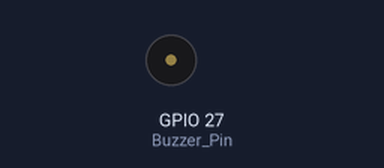
Bench run of a sketch on a simulated ESP32. On the bench: buzzer (waves = sounding).

Above: at 0.2 s.
At 1.25 s:
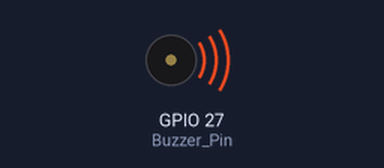
Timing chart, 0 to 2.9 s (numbered marks = the images above):
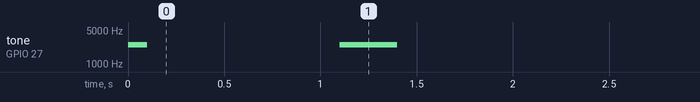

Measured:
- by itself, tone on GPIO 27 (Buzzer_Pin): silent → 2500 Hz at 0.00 s, → silent 0.10 s later, → 2500 Hz 1.0 s later, → silent 0.30 s later

The sketch:

Buzzer_Control.ino
```cpp
#include "Buzzer.h" // 引用蜂鸣器驱动库

// 按键控制例程

void setup(){
    Buzzer_init(); // 初始化蜂鸣器驱动库
}

bool start_en = true;
void loop(){
  if(start_en){
    setBuzzer(100); // 设置蜂鸣器响100毫秒
    delay(1000);  // 延时1000毫秒
    setBuzzer(300); // 设置蜂鸣器响300毫秒
    delay(1000);
    start_en = false;
  }
  else{
    delay(500); // 延时500毫秒
  }
}
```

Buzzer.cpp
```cpp
#include "Buzzer.h"

int Buzzer_freq = 2500;   // 频率
int Buzzer_channel = 5;   // 通道
int Buzzer_resolution = 10;   // 分辨率
const int Buzzer_Pin = 27; // 引脚

void Buzzer_init(){
    ledcSetup(Buzzer_channel,Buzzer_freq,Buzzer_resolution);
    ledcAttachPin(Buzzer_Pin, Buzzer_channel);
}

void Buzzer_on(){
    ledcWrite(Buzzer_channel, 300);  // 输出PWM
}

void Buzzer_off(){
    ledcWrite(Buzzer_channel, 0);
}

void setBuzzer(int s){
    Buzzer_on();
    delay(s);
    Buzzer_off();
}
```

Buzzer.h
```cpp
#ifndef BUZZER_H
#define BUZZER_H

#include <Arduino.h>

void Buzzer_init();
void Buzzer_on();
void Buzzer_off();
void setBuzzer(int s);

#endif
```
